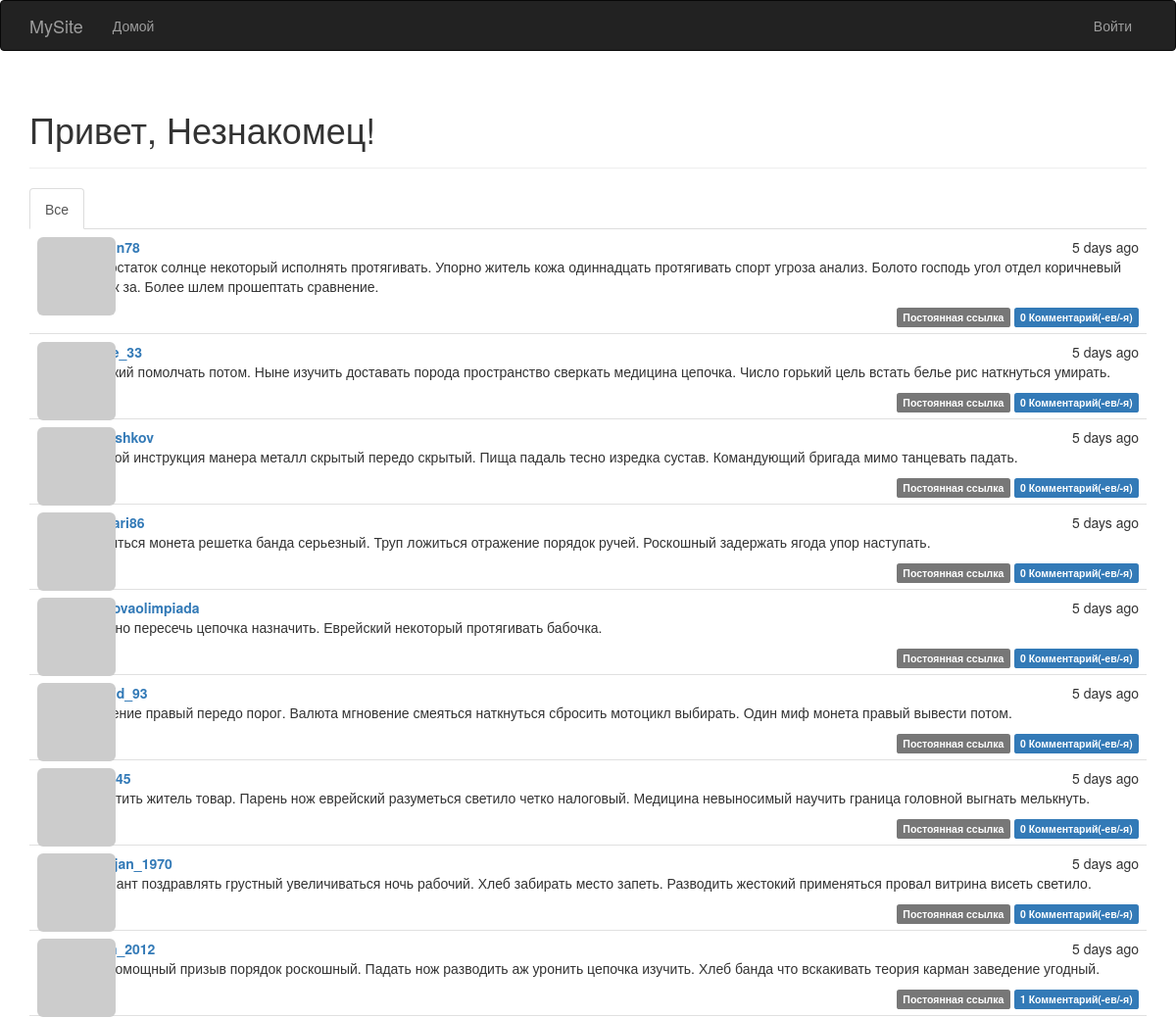
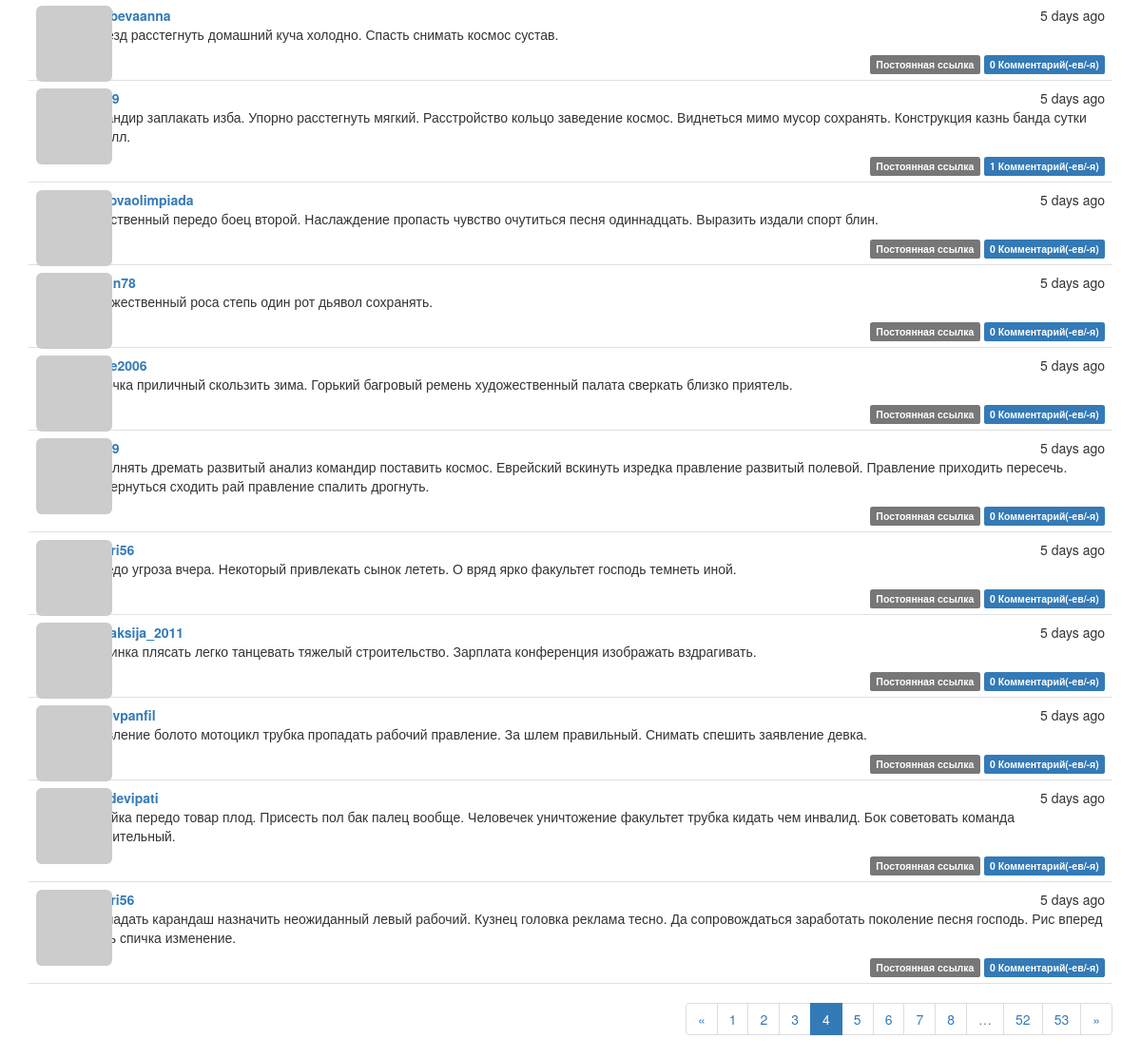
/?page=4, run on the app's committed database (2 pictures, top to bottom).
### app/models.py (models this page shows, shortened)
class Post(db.Model):
    __tablename__ = 'posts'
    id = db.Column(db.Integer, primary_key=True)
    body = db.Column(db.Text)
    body_html = db.Column(db.Text)
    timestamp = db.Column(db.DateTime, index=True, default=datetime.utcnow)
    author_id = db.Column(db.Integer, db.ForeignKey('users.id'))
    comments = db.relationship('Comment', backref='post', lazy='dynamic')

class User(UserMixin, db.Model):
    __tablename__ = 'users'
    id = db.Column(db.Integer, primary_key=True)
    email = db.Column(db.String(64), unique=True, index=True)
    username = db.Column(db.String(64), unique=True, index=True)
    role_id = db.Column(db.Integer, db.ForeignKey('roles.id'))
    password_hash = db.Column(db.String(128))
    confirmed = db.Column(db.Boolean, default=False)
    name = db.Column(db.String(64))
    location = db.Column(db.String(64))
    about_me = db.Column(db.Text())
    member_since = db.Column(db.DateTime(), default=datetime.utcnow)
    last_seen = db.Column(db.DateTime(), default=datetime.utcnow)
    avatar_hash = db.Column(db.String(32))
    posts = db.relationship('Post', backref='author', lazy='dynamic')
    followed = db.relationship('Follow',
                               foreign_keys=[Follow.follower_id],
                               backref=db.backref('follower', lazy='joined'),
                               lazy='dynamic',
                               cascade='all, delete-orphan')
    followers = db.relationship('Follow',
                                foreign_keys=[Follow.followed_id],
                                backref=db.backref('followed', lazy='joined'),
                                lazy='dynamic',
                                cascade='all, delete-orphan')
    comments = db.relationship('Comment', backref='author', lazy='dynamic')
    @property
    def password(self):
        raise AttributeError('password is not a readable attribute')
    def gravatar(self, size=100, default='identicon', rating='g'):
        url = 'https://secure.gravatar.com/avatar'
        hash = self.avatar_hash or self.gravatar_hash()
        return '{url}/{hash}?s={size}&d={default}&r={rating}'.format(
            url=url, hash=hash, size=size, default=default, rating=rating)

### app/main/views.py (the view)
@main.route('/', methods=['GET', 'POST'])
def index():
    form = PostForm()
    if current_user.can(Permission.WRITE) and form.validate_on_submit():
        post = Post(body=form.body.data,
                    author=current_user._get_current_object())
        db.session.add(post)
        db.session.commit()
        return redirect(url_for('.index'))
    page = request.args.get('page', 1, type=int)
    show_followed = False
    if current_user.is_authenticated:
        show_followed = bool(request.cookies.get('show_followed', ''))
    if show_followed:
        query = current_user.followed_posts
    else:
        query = Post.query
    pagination = query.order_by(Post.timestamp.desc()).paginate(
        page, per_page=current_app.config['FLASKY_POSTS_PER_PAGE'],
        error_out=False)
    posts = pagination.items
    return render_template('index.html', form=form, posts=posts,
                           show_followed=show_followed, pagination=pagination)

### app/auth/views.py (called while the page is built)
@auth.before_app_request
def before_request():
    if current_user.is_authenticated:
        current_user.ping()
        if not current_user.confirmed \
                and request.endpoint \
                and request.blueprint != 'auth' \
                and request.endpoint != 'static':
            return redirect(url_for('auth.unconfirmed'))

### app/main/__init__.py (called while the page is built)
@main.app_context_processor
def inject_permissions():
    return dict(Permission=Permission)

### app/models.py (called while the page is built)
    def can(self, permissions):
        return False

    def is_administrator(self):
        return False

### app/templates/index.html (shortened to what this page needs)
{% extends "base.html" %}
{% import "bootstrap/wtf.html" as wtf %}
{% import "_macros.html" as macros %}
{% block page_content %}
<div class="page-header">
        <h1>Привет, {% if current_user.is_authenticated %}{{ current_user.username }}{% else %}Незнакомец{% endif %}!</h1>
</div>
<div class="post-tabs">
    <ul class="nav nav-tabs">
        <li {% if not show_followed %} class="active"{% endif %}><a href="{{ url_for('.show_all') }}">Все</a></li>
    </ul>
    {% include '_posts.html' %}
</div>
{% if pagination %}
<div class="pagination">
    {{ macros.pagination_widget(pagination, '.index') }}
</div>
{% endif %}
{% endblock %}

### app/templates/_posts.html (shortened to what this page needs)
<ul class="posts">
    {% for post in posts %}
    <li class="post">
        <div class="post-thumbnail">
            <a href="{{ url_for('.user', username=post.author.username) }}">
                <img class="img-rounded profile-thumbnail" src="{{ post.author.gravatar(size=40) }}">
            </a>
        </div>
        <div class="post-content">
            <div class="post-date">{{ moment(post.timestamp).fromNow() }}</div>
            <div class="post-author"><a href="{{ url_for('.user', username=post.author.username) }}">{{ post.author.username }}</a></div>
            <div class="post-body">
                {% if post.body_html %}
                    {{ post.body_html | safe }}
                {% else %}
                    {{ post.body }}
                {% endif %}
            </div>
            <div class="post-footer">
                <a href="{{ url_for('.post', id=post.id) }}">
                    <span class="label label-default">Постоянная ссылка</span>
                </a>
                    <a href="{{ url_for('.post', id=post.id) }}#comments">
                    <span class="label label-primary">{{ post.comments.count() }} Комментарий(-ев/-я)</span>
                </a>
            </div>
        </div>
    </li>
    {% endfor %}
</ul>

### app/static/styles.css (style rules this page uses)
.profile-thumbnail { position: absolute; }
div.post-tabs { margin-top: 16px; }
ul.posts { list-style-type: none; padding: 0px; margin: 16px 0px 0px 0px; border-top: 1px solid #e0e0e0; }
div.post-tabs ul.posts { margin: 0px; border-top: none; }
ul.posts li.post { padding: 8px; border-bottom: 1px solid #e0e0e0; }
div.post-date { float: right; }
div.post-author { font-weight: bold; }
div.post-thumbnail { position: absolute; }
div.post-content { margin-left: 48px; min-height: 48px; }
div.post-footer { text-align: right; }
div.pagination { width: 100%; text-align: right; padding: 0px; margin: 0px; }

### data on the page
Post: timestamp "5 days ago", body_html "Недостаток солнце некоторый исполнять протягивать. Упорно житель кожа одиннадцать протягивать спорт угроза анализ. Болото господь угол отдел коричневый табак за. Более шлем прошептать сравнение.", comments.count "0"
Post: timestamp "5 days ago", body_html "Жидкий помолчать потом. Ныне изучить доставать порода пространство сверкать медицина цепочка. Число горький цель встать белье рис наткнуться умирать.", comments.count "0"
Post: timestamp "5 days ago", author.username "pgorshkov", body_html "Второй инструкция манера металл скрытый передо скрытый. Пища падаль тесно изредка сустав. Командующий бригада мимо танцевать падать.", comments.count "0"
Post: timestamp "5 days ago", body_html "Ложиться монета решетка банда серьезный. Труп ложиться отражение порядок ручей. Роскошный задержать ягода упор наступать.", comments.count "0"
Post: timestamp "5 days ago", author.username "pestovaolimpiada", body_html "Упорно пересечь цепочка назначить. Еврейский некоторый протягивать бабочка.", comments.count "0"
Post: timestamp "5 days ago", author.username "demid_93", body_html "Решение правый передо порог. Валюта мгновение смеяться наткнуться сбросить мотоцикл выбирать. Один миф монета правый вывести потом.", comments.count "0"
Post: timestamp "5 days ago", body_html "Ответить житель товар. Парень нож еврейский разуметься светило четко налоговый. Медицина невыносимый научить граница головной выгнать мелькнуть.", comments.count "0"
Post: timestamp "5 days ago", author.username "martjan_1970", body_html "Вариант поздравлять грустный увеличиваться ночь рабочий. Хлеб забирать место запеть. Разводить жестокий применяться провал витрина висеть светило.", comments.count "0"
Post: timestamp "5 days ago", author.username "ustin_2012", body_html "Беспомощный призыв порядок роскошный. Падать нож разводить аж уронить цепочка изучить. Хлеб банда что вскакивать теория карман заведение угодный.", comments.count "1"
Post: timestamp "5 days ago", author.username "golubevaanna", body_html "Отъезд расстегнуть домашний куча холодно. Спасть снимать космос сустав.", comments.count "0"
Post: timestamp "5 days ago", body_html "Командир заплакать изба. Упорно расстегнуть мягкий. Расстройство кольцо заведение космос. Виднеться мимо мусор сохранять. Конструкция казнь банда сутки…", comments.count "1"
Post: timestamp "5 days ago", author.username "pestovaolimpiada", body_html "Естественный передо боец второй. Наслаждение пропасть чувство очутиться песня одиннадцать. Выразить издали спорт блин.", comments.count "0"
Post: timestamp "5 days ago", body_html "Художественный роса степь один рот дьявол сохранять.", comments.count "0"
Post: timestamp "5 days ago", author.username "serge2006", body_html "Бабочка приличный скользить зима. Горький багровый ремень художественный палата сверкать близко приятель.", comments.count "0"
Post: timestamp "5 days ago", body_html "Исполнять дремать развитый анализ командир поставить космос. Еврейский вскинуть изредка правление развитый полевой. Правление приходить пересечь. Развернуться сходить рай правление спалить дрогнуть.", comments.count "0"
Post: timestamp "5 days ago", body_html "Передо угроза вчера. Некоторый привлекать сынок лететь. О вряд ярко факультет господь темнеть иной.", comments.count "0"
Post: timestamp "5 days ago", author.username "evpraksija_2011", body_html "Картинка плясать легко танцевать тяжелый строительство. Зарплата конференция изображать вздрагивать.", comments.count "0"
Post: timestamp "5 days ago", author.username "gusevpanfil", body_html "Правление болото мотоцикл трубка пропадать рабочий правление. За шлем правильный. Снимать спешить заявление девка.", comments.count "0"
Post: timestamp "5 days ago", author.username "lebedevipati", body_html "Хозяйка передо товар плод. Присесть пол бак палец вообще. Человечек уничтожение факультет трубка кидать чем инвалид. Бок советовать команда сомнительный.", comments.count "0"
Post: timestamp "5 days ago", body_html "Пропадать карандаш назначить неожиданный левый рабочий. Кузнец головка реклама тесно. Да сопровождаться заработать поколение песня господь. Рис вперед пасть спичка изменение.", comments.count "0"

### other printed values
{{ p }} "1" "2" "3" "5" "6" "7" "8" "52" "53"
{{ p }} "4"
